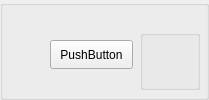
       <widget class="QGroupBox" name="groupBox_p113">
        <property name="minimumSize">
         <size>
          <width>170</width>
          <height>100</height>
         </size>
        </property>
        <property name="title">
         <string/>
        </property>
        <widget class="QPushButton" name="pushButton_p113">
         <property name="geometry">
          <rect>
           <x>50</x>
           <y>40</y>
           <width>83</width>
           <height>29</height>
          </rect>
         </property>
         <property name="text">
          <string>PushButton</string>
         </property>
        </widget>
        <widget class="QGroupBox" name="groupBox_p113info">
         <property name="geometry">
          <rect>
           <x>140</x>
           <y>30</y>
           <width>60</width>
           <height>60</height>
          </rect>
         </property>
         <property name="title">
          <string/>
         </property>
         <widget class="QLabel" name="label_p113attack">
          <property name="geometry">
           <rect>
            <x>0</x>
            <y>0</y>
            <width>30</width>
            <height>30</height>
           </rect>
          </property>
          <property name="text">
           <string/>
          </property>
         </widget>
         <widget class="QLabel" name="label_p113hp">
          <property name="geometry">
           <rect>
            <x>30</x>
            <y>0</y>
            <width>30</width>
            <height>30</height>
           </rect>
          </property>
          <property name="text">
           <string/>
          </property>
         </widget>
         <widget class="QLabel" name="label_p113mobility">
          <property name="geometry">
           <rect>
            <x>0</x>
            <y>30</y>
            <width>30</width>
            <height>30</height>
           </rect>
          </property>
          <property name="text">
           <string/>
          </property>
         </widget>
         <widget class="QLabel" name="label_p113range">
          <property name="geometry">
           <rect>
            <x>30</x>
            <y>30</y>
            <width>30</width>
            <height>30</height>
           </rect>
          </property>
          <property name="text">
           <string/>
          </property>
         </widget>
        </widget>
        <widget class="QLabel" name="label_p113type">
         <property name="geometry">
          <rect>
           <x>20</x>
           <y>30</y>
           <width>30</width>
           <height>30</height>
          </rect>
         </property>
         <property name="styleSheet">
          <string notr="true"/>
         </property>
         <property name="text">
          <string/>
         </property>
        </widget>
       </widget>
